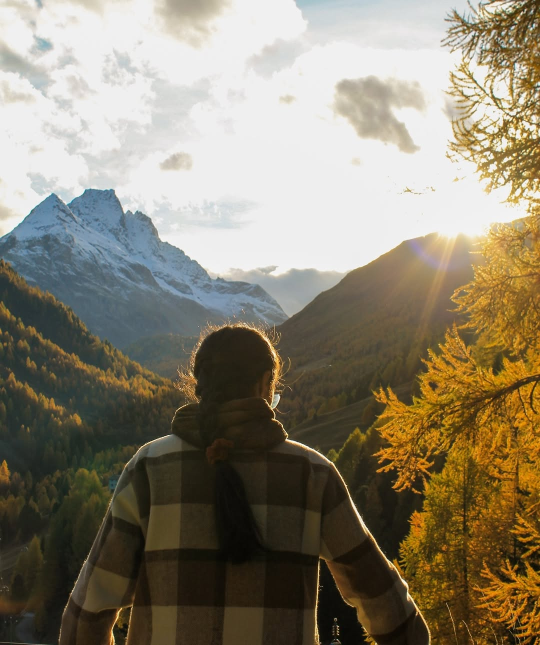
#> input picture immagini_insta_siamoalpi/3478849391051600201.jpg, 1080 x 1290 px (shown at 1/2 size); its folder holds 4 pictures in this run
$ python make_thumbnails.py
#> lines starting #> are read from the running program, lines starting #| are printed output that depends on the picture
import os
from PIL import Image

INPUT_FOLDER = "immagini_insta_siamoalpi"
OUTPUT_FOLDER = "thumbs"
SIZE = (180, 180)  # puoi scendere a 80x80 per effetto più denso

os.makedirs(OUTPUT_FOLDER, exist_ok=True)

for filename in os.listdir(INPUT_FOLDER):
    if filename.lower().endswith((".jpg", ".jpeg", ".png")):
        img_path = os.path.join(INPUT_FOLDER, filename)
        out_path = os.path.join(OUTPUT_FOLDER, filename)

        img = Image.open(img_path)
#> img is the input picture: PIL image 1080x1290 RGB; mean R, G, B 136.7, 128.4, 109.9
        img.thumbnail(SIZE)
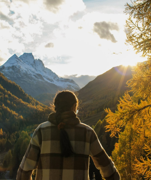
#> img: PIL image 151x180 RGB; mean R, G, B 136.6, 128.3, 109.8
        img.save(out_path, quality=75)
#> pass 2 of the loop `for filename in os.listdir(INPUT_FOLDER):`:
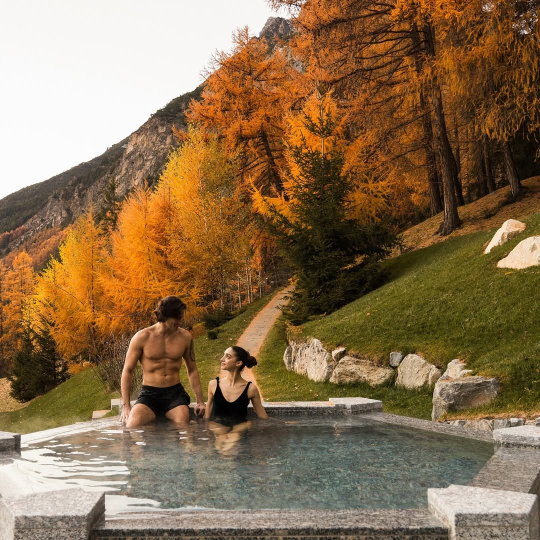
#> input picture immagini_insta_siamoalpi/3483865401986940190.jpg, 1080 x 1080 px (shown at 1/2 size)
#> img is the input picture: PIL image 1080x1080 RGB; mean R, G, B 137.4, 111.1, 78.8
#> `img.thumbnail(SIZE)`:
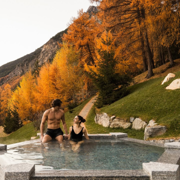
#> img: PIL image 180x180 RGB; mean R, G, B 137.3, 111, 78.7
#> pass 3 of the loop `for filename in os.listdir(INPUT_FOLDER):`:
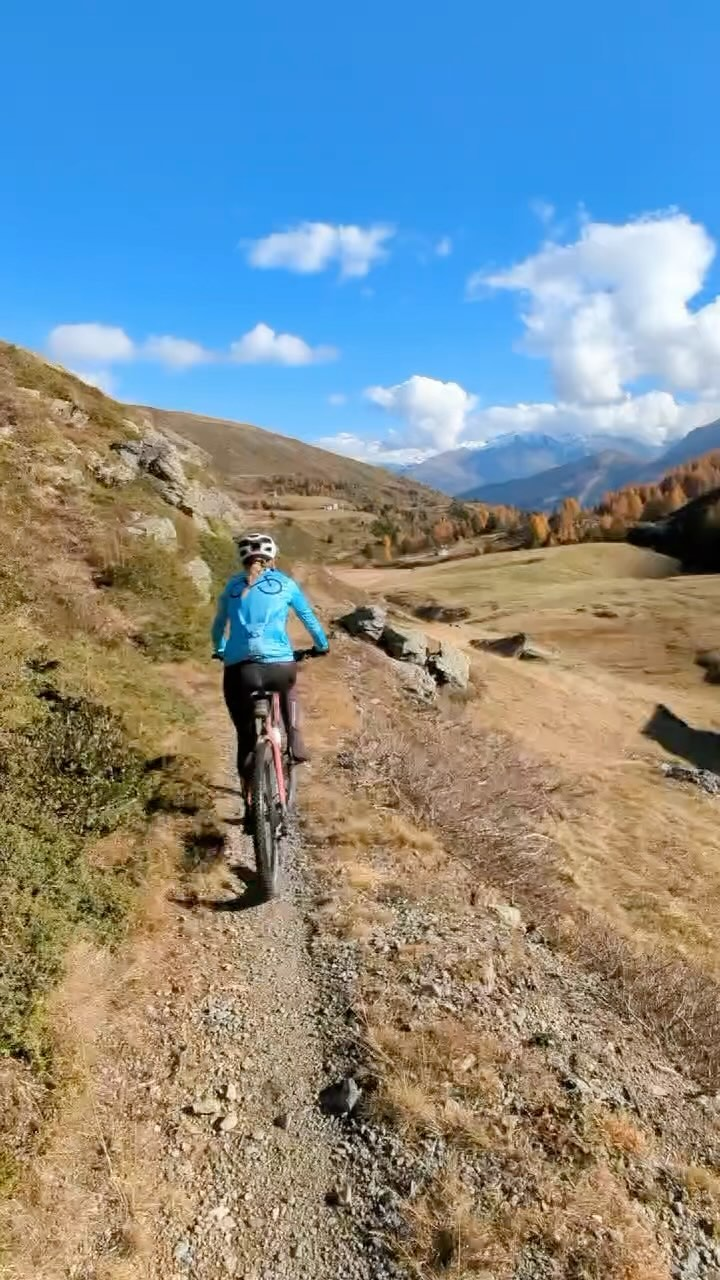
#> input picture immagini_insta_siamoalpi/3498836250008726171.jpg, 720 x 1280 px
#> img is the input picture: PIL image 720x1280 RGB; mean R, G, B 129.9, 141.7, 144.2
#> `img.thumbnail(SIZE)`:
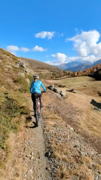
#> img: PIL image 101x180 RGB; mean R, G, B 129.8, 141.6, 144.1
#> the loop made 4 passes; the first 3 are shown

print("Miniature create!")
